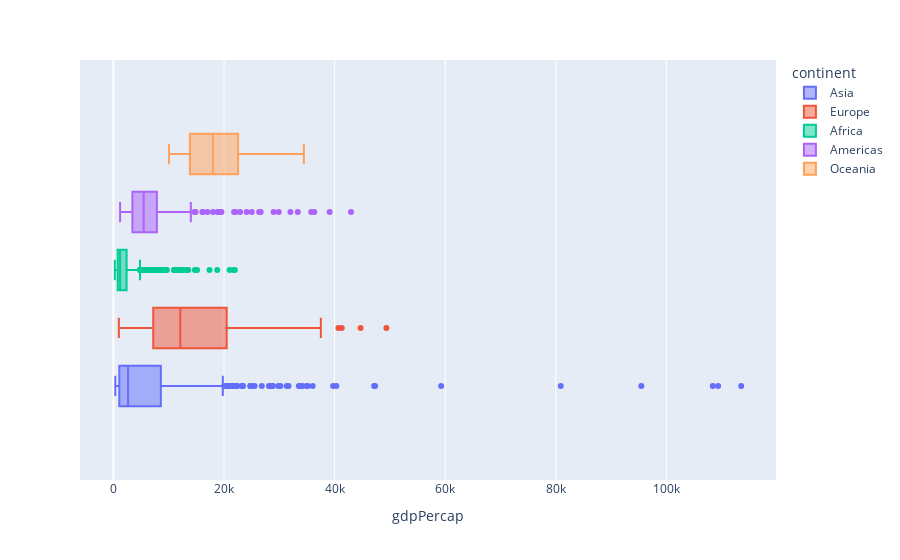

Notebook cell for this chart:
### Code cell
# Boxplots for GDP by Continent
px.box(data_frame=gapminder, x = 'gdpPercap', color = 'continent')

### Figure 1 — Plotly figure (JSON) as saved in the notebook; plotly's stock layout.template omitted (floating-point values rounded to 4 significant figures; data arrays with more than 128 entries replaced by an {"elided": "..."} marker saying what was removed)
{"data": [{"alignmentgroup": "True", "hovertemplate": "continent=Asia<br>gdpPercap=%{x}<extra></extra>", "legendgroup": "Asia", "marker": {"color": "#636efa"}, "name": "Asia", "notched": false, "offsetgroup": "Asia", "orientation": "h", "showlegend": true, "type": "box", "x": {"elided": "396 float values"}, "x0": " ", "xaxis": "x", "y0": " ", "yaxis": "y"}, {"alignmentgroup": "True", "hovertemplate": "continent=Europe<br>gdpPercap=%{x}<extra></extra>", "legendgroup": "Europe", "marker": {"color": "#EF553B"}, "name": "Europe", "notched": false, "offsetgroup": "Europe", "orientation": "h", "showlegend": true, "type": "box", "x": {"elided": "360 float values"}, "x0": " ", "xaxis": "x", "y0": " ", "yaxis": "y"}, {"alignmentgroup": "True", "hovertemplate": "continent=Africa<br>gdpPercap=%{x}<extra></extra>", "legendgroup": "Africa", "marker": {"color": "#00cc96"}, "name": "Africa", "notched": false, "offsetgroup": "Africa", "orientation": "h", "showlegend": true, "type": "box", "x": {"elided": "624 float values"}, "x0": " ", "xaxis": "x", "y0": " ", "yaxis": "y"}, {"alignmentgroup": "True", "hovertemplate": "continent=Americas<br>gdpPercap=%{x}<extra></extra>", "legendgroup": "Americas", "marker": {"color": "#ab63fa"}, "name": "Americas", "notched": false, "offsetgroup": "Americas", "orientation": "h", "showlegend": true, "type": "box", "x": {"elided": "300 float values"}, "x0": " ", "xaxis": "x", "y0": " ", "yaxis": "y"}, {"alignmentgroup": "True", "hovertemplate": "continent=Oceania<br>gdpPercap=%{x}<extra></extra>", "legendgroup": "Oceania", "marker": {"color": "#FFA15A"}, "name": "Oceania", "notched": false, "offsetgroup": "Oceania", "orientation": "h", "showlegend": true, "type": "box", "x": [10040.0, 10950.0, 12220.0, 14530.0, 16790.0, 18330.0, 19480.0, 21890.0, 23420.0, 27000.0, 30690.0, 34440.0, 10560.0, 12250.0, 13180.0, 14460.0, 16050.0, 16230.0, 17630.0, 19010.0, 18360.0, 21050.0, 23190.0, 25190.0], "x0": " ", "xaxis": "x", "y0": " ", "yaxis": "y"}], "layout": {"boxmode": "group", "legend": {"title": {"text": "continent"}, "tracegroupgap": 0}, "margin": {"t": 60}, "xaxis": {"anchor": "y", "domain": [0, 1], "title": {"text": "gdpPercap"}}, "yaxis": {"anchor": "x", "domain": [0, 1]}}}
